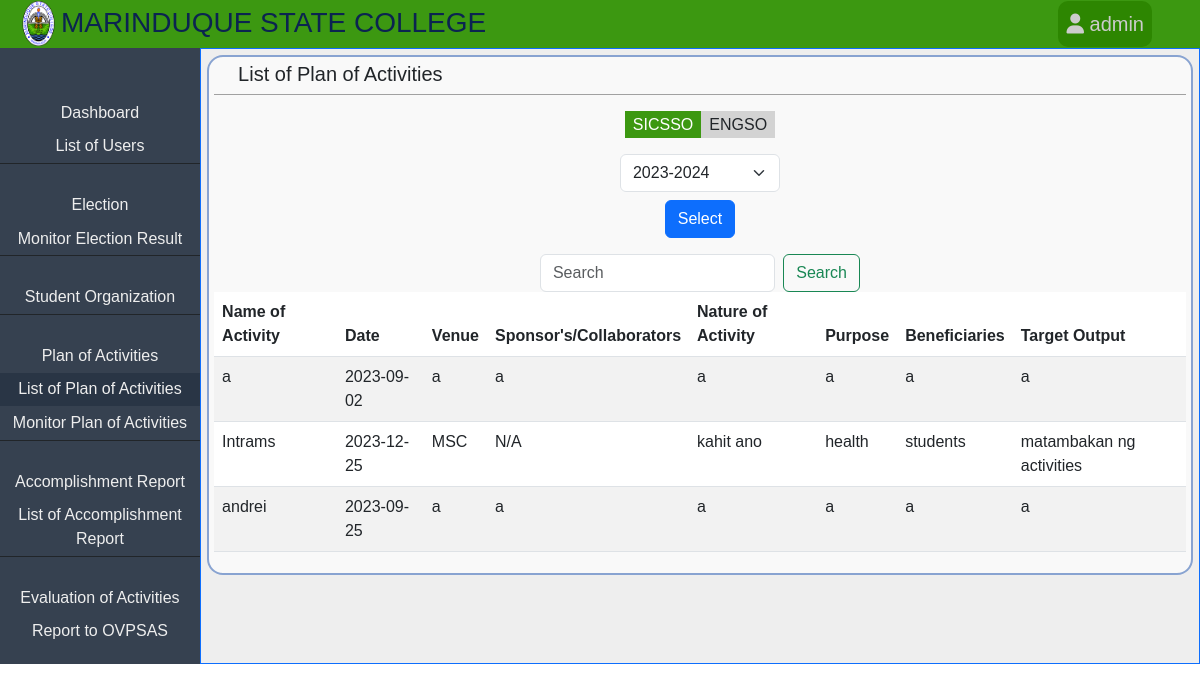
/admin/admin-list-of-plan-of-activities.php?activeStudentOrg=SICSSO&schoolYear=2023-2024 (signed in), run on an earlier commit of the app's database.
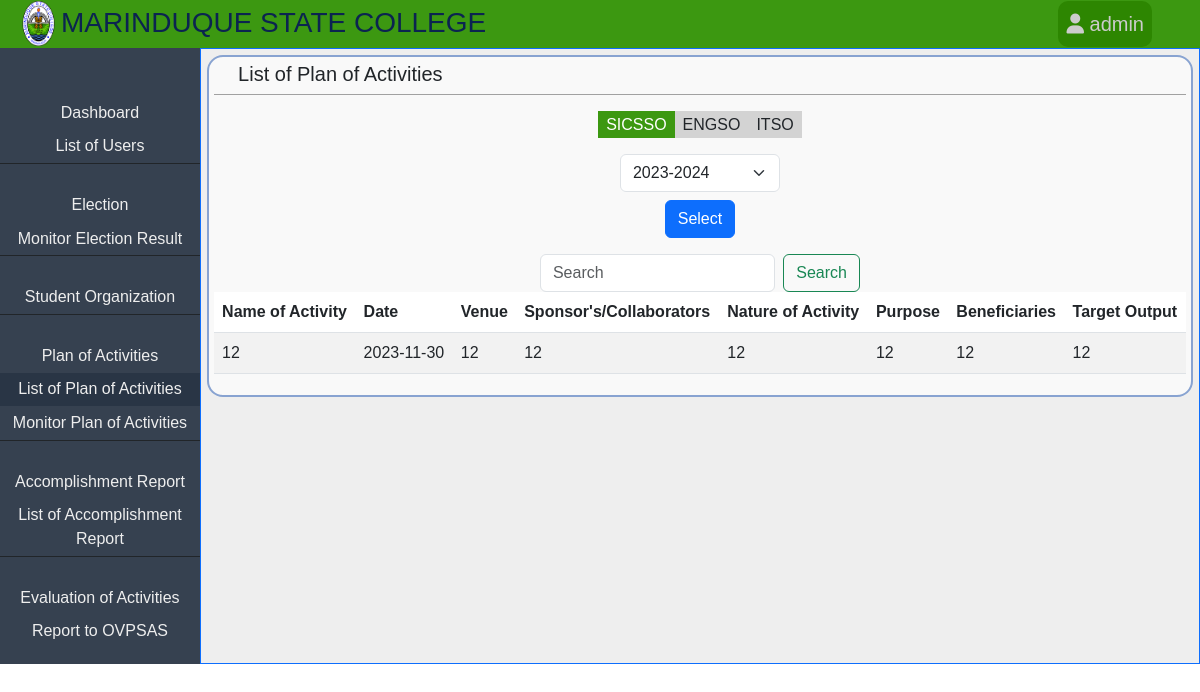
And on a later commit of the database.
### tables this page shows
CREATE TABLE `plan_of_activities` (
  `id` int(11) NOT NULL,
  `name_of_activity` varchar(50) NOT NULL,
  `date` varchar(50) NOT NULL,
  `venue` varchar(50) NOT NULL,
  `sponsors` varchar(50) NOT NULL,
  `nature_of_activity` varchar(50) NOT NULL,
  `purpose` varchar(50) NOT NULL,
  `beneficiaries` varchar(50) NOT NULL,
  `target_output` varchar(50) NOT NULL,
  `name_of_org` varchar(50) NOT NULL,
  `can_monitor` varchar(100) DEFAULT NULL,
  `date_submitted` varchar(50) DEFAULT NULL,
  `school_year` varchar(50) DEFAULT NULL,
  `status` varchar(50) NOT NULL DEFAULT 'draft'
);

### classes/database.php (called while the page is built, shortened)
<?php
class database
{
  private $servername = 'localhost';
  private $username = 'root';
  private $password = '';
  private $dbname = 'etrack';
  public $mysqli = '';
  public function __construct()
  {
    $this->mysqli = new mysqli($this->servername, $this->username, $this->password, $this->dbname);
  }
  public function select($table, $rows = '*', $where = array(), $operator = 'AND')
  {
    $args = array();
    foreach ($where as $key => $value) {
      if (is_int($value)) {
        $args[] = "$key = $value";
      } else {
        $args[] = "$key = '$value'";
      }
    }
    $sql = "SELECT $rows FROM $table WHERE " . implode(" $operator ", $args);
    return $this->mysqli->query($sql);
  }
  public function selectDistinct($table, $rows = '*', $where = array(), $operator = 'AND', $order = "")
  {
    if (empty($where)) {
      $sql = "SELECT DISTINCT $rows FROM $table";
      return $this->mysqli->query($sql);
    }
    $args = array();
    foreach ($where as $key => $value) {
      if (is_int($value)) {
        $args[] = "$key = $value";
      } else {
        $args[] = "$key = '$value'";
      }
    }
    $sql = "SELECT DISTINCT $rows FROM $table WHERE " . implode(" $operator ", $args);
    return $this->mysqli->query($sql);
  }
}

### classes/user.php (called while the page is built, shortened)
<?php
  class User {
    public static function returnValueGet($name_of_get) {
      if(isset($_GET["$name_of_get"])) {
        return $_GET["$name_of_get"];
      }
    }
  }

### admin/admin-list-of-plan-of-activities.php (the view, shortened to what the changed rows need)
<?php
include '../classes/database.php';
include '../classes/user.php';
$admin = new database();
?>
<!DOCTYPE html>
<html lang="en">
<head>
  <link rel="stylesheet" href="../css/bootstrap/bootstrap.css?<?php echo time(); ?>">
  <link rel="stylesheet" href="../css/admin.css?<?php echo time(); ?>">
</head>
<body>
  <div class="body">
    <div class="page-content">
      <div class="content border border-primary">
        <div class="content-container">
          <nav class="org-list-nav">
            <ul>
              <?php
              $result = $admin->selectDistinct('student_org', 'name_of_org');
              while ($row = mysqli_fetch_assoc($result)) {
              ?>
                <li id="<?php echo $row['name_of_org']; ?>" onclick="window.location.href = 'admin-list-of-plan-of-activities.php?activeStudentOrg=<?php echo $row['name_of_org'] ?>';"><?php echo $row['name_of_org']; ?></li>
              <?php } ?>
            </ul>
          </nav>
          <div class="table-responsive">
            <table class="table table-striped table-hover">
              <thead>
                <tr>
                  <th>Name of Activity</th>
                  <th>Date</th>
                  <th>Venue</th>
                  <th>Sponsor's/Collaborators</th>
                  <th>Nature of Activity</th>
                  <th>Purpose</th>
                  <th>Beneficiaries</th>
                  <th>Target Output</th>
                </tr>
              </thead>
              <tbody>
                <?php
                  $school_year2 = User::returnValueGet('schoolYear');
                  if(!isset($_GET['search'])) {
                    $plan_of_activity = $admin->select('plan_of_activities', '*', ['name_of_org'=>User::returnValueGet('activeStudentOrg'), 'status'=>'ongoing', 'school_year'=>$school_year2]);
                  } else if (isset($_GET['search'])) {
                    if($_GET['search'] == "") {
                      $plan_of_activity = $admin->select('plan_of_activities', '*', ['name_of_org'=>User::returnValueGet('activeStudentOrg'), 'status'=>'ongoing', 'school_year'=>$school_year2]);
                    }
                  }
                  while ($row = mysqli_fetch_assoc($plan_of_activity)) {
                ?>
                <tr>
                  <td><?php echo $row['name_of_activity']; ?></td>
                  <td><?php echo $row['date']; ?></td>
                  <td><?php echo $row['venue']; ?></td>
                  <td><?php echo $row['sponsors']; ?></td>
                  <td><?php echo $row['nature_of_activity']; ?></td>
                  <td><?php echo $row['purpose']; ?></td>
                  <td><?php echo $row['beneficiaries']; ?></td>
                  <td><?php echo $row['target_output']; ?></td>
                </tr>
                <?php } ?>
              </tbody>
            </table>
          </div>
        </div>
      </div>
    </div>
  </div>
</body>
</html>

What changed in the data, as far as the page shows it:
removed plan_of_activities: name_of_activity "a", date "2023-09-02", venue "a", sponsors "a", nature_of_activity "a", purpose "a", beneficiaries "a", target_output "a"
removed plan_of_activities: name_of_activity "Intrams", date "2023-12-25", venue "MSC", sponsors "N/A", nature_of_activity "kahit ano", purpose "health", beneficiaries "students", target_output "matambakan ng activities"
removed plan_of_activities: name_of_activity "andrei", date "2023-09-25", venue "a", sponsors "a", nature_of_activity "a", purpose "a", beneficiaries "a", target_output "a"
added plan_of_activities: name_of_activity "12", date "2023-11-30", venue "12", sponsors "12", nature_of_activity "12", purpose "12", beneficiaries "12", target_output "12"
Also different on the page:
new list line: "ITSO"
